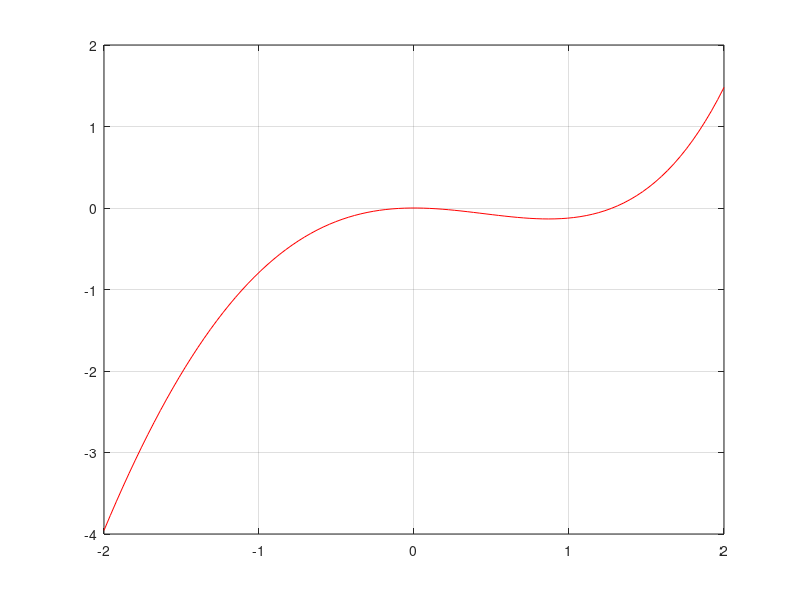

MATLAB code for this plot: (Note: this script raises an error after producing the figure.)
% es 1
f = @(x) exp(x) - x.^2 - sin(x) - 1;
a = -2;
b = 2;
toll = 1e-8;

x = linspace(a,b);
y = f(x);

plot(x,y,'r')
grid on

% Vedo 2 zeri: uno intorno a 0, l'altro intorno a 1.3
% il metodo di bisezione se eseguito troverà uno di questi zeri
[x1, nit1] = bisezione(f, a, b, toll)

% Come trovo il secondo?
% Dovrei accorciare l'intervallo:
[x2, nit2] = bisezione(f, x1+toll, b, toll)

% es 2
f = @(x) exp(-x)-sin(x);
a = -1;
b = 5;
toll = 1e-5;
x = linspace(a,b);
y = f(x);

plot(x,y,'r')
grid on

% Vedo 2 zeri posso dividere:
c = 2;
[x1, nit1] = bisezione(f, a, c, toll)
[x2, nit2] = bisezione(f, c, b, toll)

%
f = @(x) (5*x.^3-8*x.^2+x+2).*sin(x);
a = -1;
b = 2;
toll = 1e-5;
x = linspace(a,b);
y = f(x);

plot(x,y,'r')
grid on

% Vedo 3 zeri
c = -0.3;
[x1, nit1] = bisezione(f, a, c, toll)
[x2, nit2] = bisezione(f, c, b, toll)
% il terzo zero è problematico perchè è un punto di minimo: non esistono
% due valori a e b t.c. f(a)*f(b) < 0 e a < zero3 < b

% es 3
f = @(x) x.^2 - 7;
x0 = 10;
toll = 1e-12;
nitmax = 200;
df = @(x) 2*x;
[x, nit] = newton(f, df, x0, toll, nitmax)

% es 4
nitmax = 100;
toll = 1e-6;
f = @(x) exp(-x) .* sin(x);
x = linspace(-1,5);
y = f(x);
df = @(x) -exp(-x) .* sin(x) + exp(-x) .* cos(x);

plot(x,y);
[x1, nit1] = newton(f, df, 0.5, toll, nitmax)
[x2, nit2] = newton(f, df, 2, toll, nitmax)

% es 5
f = @(x) atan(x);
toll = 1e-12;

% bisezione
a = -15;
b = 20;

zs = a:0.01:b;
plot(zs, f(zs), [a b], [0 0])

[zb, nitb] = bisezione(f, a, b, toll)

% newton
x0 = 20;

df = @(x) 1 ./ (1+x.^2);

[zn, nitn] = newton(f, df, x0, toll, 200)
% newton fallisce -> restituisce NaN -> l'instabilità è perché sono partito
% troppo lontano dalla radice

% combinati:
[zb, nitb] = bisezione(f, a, b, 0.001);
[zn, nitn] = newton(f, df, zb, toll, 200)
% solo 2 iterazioni!
